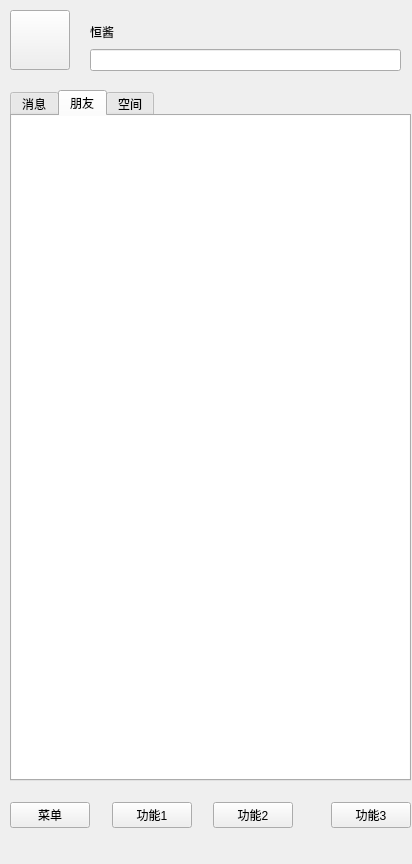
<?xml version="1.0" encoding="UTF-8"?>
<ui version="4.0">
 <class>MainWidget</class>
 <widget class="QWidget" name="MainWidget">
  <property name="geometry">
   <rect>
    <x>0</x>
    <y>0</y>
    <width>412</width>
    <height>864</height>
   </rect>
  </property>
  <property name="windowTitle">
   <string>Form</string>
  </property>
  <widget class="QTabWidget" name="tabWidget">
   <property name="geometry">
    <rect>
     <x>10</x>
     <y>90</y>
     <width>401</width>
     <height>691</height>
    </rect>
   </property>
   <property name="currentIndex">
    <number>1</number>
   </property>
   <widget class="QWidget" name="tab_msg">
    <attribute name="title">
     <string>消息</string>
    </attribute>
   </widget>
   <widget class="QWidget" name="tab_friend">
    <attribute name="title">
     <string>朋友</string>
    </attribute>
    <widget class="QListWidget" name="lw_friendlist">
     <property name="geometry">
      <rect>
       <x>-5</x>
       <y>-10</y>
       <width>411</width>
       <height>681</height>
      </rect>
     </property>
    </widget>
   </widget>
   <widget class="QWidget" name="tab_space">
    <attribute name="title">
     <string>空间</string>
    </attribute>
   </widget>
  </widget>
  <widget class="QPushButton" name="pb_img">
   <property name="geometry">
    <rect>
     <x>10</x>
     <y>10</y>
     <width>60</width>
     <height>60</height>
    </rect>
   </property>
   <property name="text">
    <string/>
   </property>
   <property name="iconSize">
    <size>
     <width>60</width>
     <height>60</height>
    </size>
   </property>
  </widget>
  <widget class="QWidget" name="layoutWidget">
   <property name="geometry">
    <rect>
     <x>10</x>
     <y>770</y>
     <width>401</width>
     <height>91</height>
    </rect>
   </property>
   <layout class="QHBoxLayout" name="horizontalLayout">
    <item>
     <widget class="QPushButton" name="pb_menu">
      <property name="text">
       <string>菜单</string>
      </property>
     </widget>
    </item>
    <item>
     <spacer name="horizontalSpacer">
      <property name="orientation">
       <enum>Qt::Horizontal</enum>
      </property>
      <property name="sizeHint" stdset="0">
       <size>
        <width>40</width>
        <height>20</height>
       </size>
      </property>
     </spacer>
    </item>
    <item>
     <widget class="QPushButton" name="pushButton_3">
      <property name="text">
       <string>功能1</string>
      </property>
     </widget>
    </item>
    <item>
     <spacer name="horizontalSpacer_2">
      <property name="orientation">
       <enum>Qt::Horizontal</enum>
      </property>
      <property name="sizeHint" stdset="0">
       <size>
        <width>40</width>
        <height>20</height>
       </size>
      </property>
     </spacer>
    </item>
    <item>
     <widget class="QPushButton" name="pushButton_4">
      <property name="text">
       <string>功能2</string>
      </property>
     </widget>
    </item>
    <item>
     <spacer name="horizontalSpacer_3">
      <property name="orientation">
       <enum>Qt::Horizontal</enum>
      </property>
      <property name="sizeHint" stdset="0">
       <size>
        <width>40</width>
        <height>20</height>
       </size>
      </property>
     </spacer>
    </item>
    <item>
     <spacer name="horizontalSpacer_4">
      <property name="orientation">
       <enum>Qt::Horizontal</enum>
      </property>
      <property name="sizeHint" stdset="0">
       <size>
        <width>40</width>
        <height>20</height>
       </size>
      </property>
     </spacer>
    </item>
    <item>
     <widget class="QPushButton" name="pushButton_5">
      <property name="text">
       <string>功能3</string>
      </property>
     </widget>
    </item>
   </layout>
  </widget>
  <widget class="QWidget" name="layoutWidget">
   <property name="geometry">
    <rect>
     <x>90</x>
     <y>20</y>
     <width>311</width>
     <height>51</height>
    </rect>
   </property>
   <layout class="QVBoxLayout" name="verticalLayout">
    <item>
     <widget class="QLabel" name="l_nick">
      <property name="text">
       <string>恒酱</string>
      </property>
     </widget>
    </item>
    <item>
     <widget class="QLineEdit" name="le_sign"/>
    </item>
   </layout>
  </widget>
 </widget>
 <resources/>
 <connections/>
</ui>
